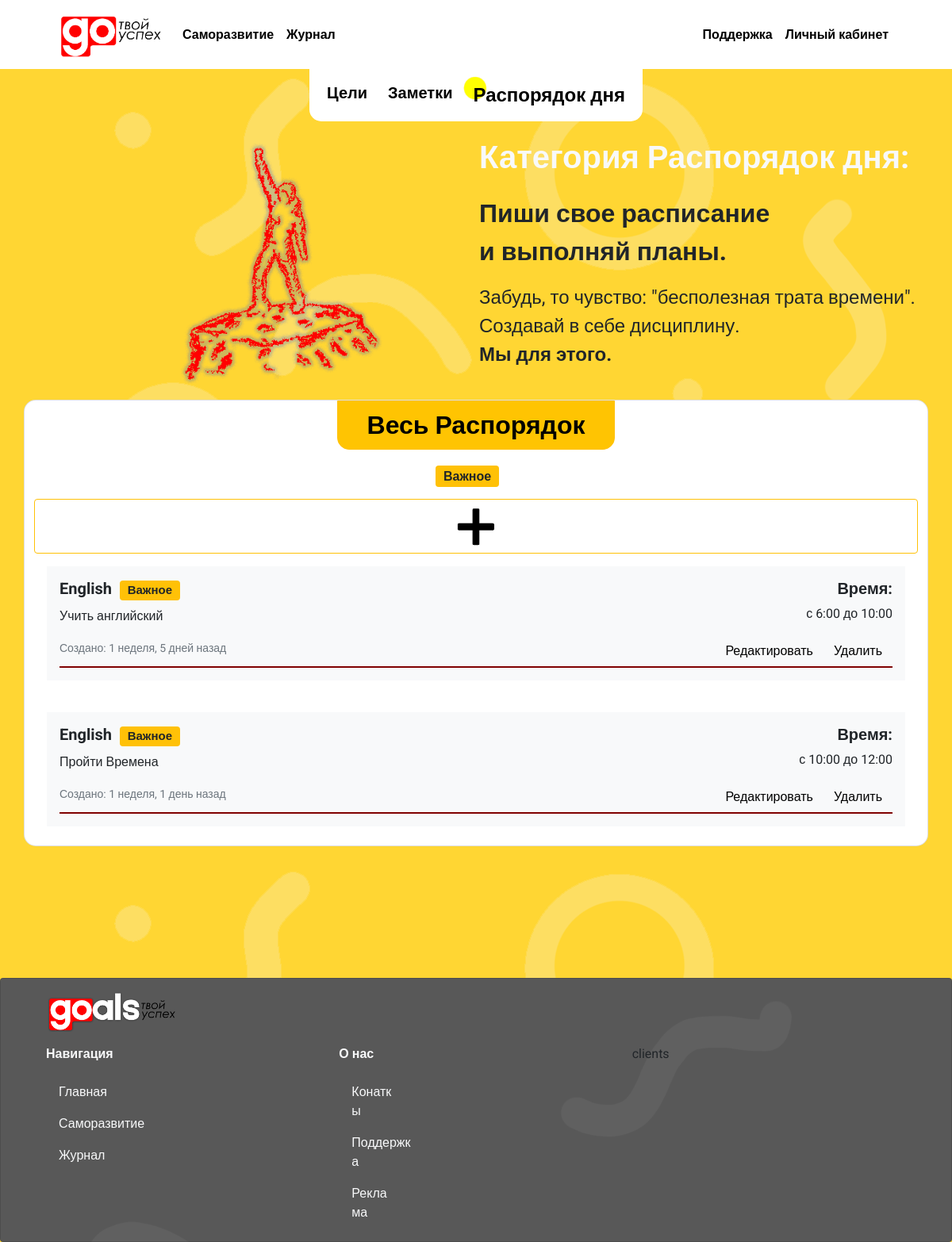
The app's page /development/routine with its own data.
### development/models.py (models this page shows, shortened)
class Category_routine(models.Model):
    title_category_routine=models.CharField(max_length=30, db_index=True, verbose_name='Наименование категории распорядка')
    def get_routine_url(self):
        return reverse('category_routine', kwargs={ "category_routine_id": self.pk })
    def __str__(self):
        return self.title_category_routine
    class Meta:
        verbose_name = 'Категория распорядка'
        verbose_name_plural = 'Категории распорядка'
        ordering = ['title_category_routine']

class Routine(models.Model):
    title_routine=models.CharField(max_length=40, verbose_name='Название пункта')
    text_routine=models.TextField(blank=True, verbose_name='Текст пункта', max_length=300)
    with_routine=models.TimeField(max_length=15,blank=True, verbose_name="С которого время активно")
    before_routine=models.TimeField(max_length=15,blank=True, verbose_name="До которого время активно")
    created_at_routine=models.DateTimeField(auto_now_add=True,verbose_name="Пункт создан")
    category_routine=models.ForeignKey('Category_routine', on_delete=models.PROTECT, null=True, verbose_name='Тема пунтка')
    def get_delete_routine(self):
        return reverse ("deleteroutine", kwargs={"pk": self.pk})
    def get_update_routine(self):
        return reverse ("edit_routine", kwargs={"pk": self.pk})
    class Meta:
        verbose_name = 'Распорядок дня'
        verbose_name_plural = 'Распорядок дня'
        ordering = ['created_at_routine']

### development/views.py (the view)
# urls.py: path('routine', Routine.as_view(), name='routine'),
class Routine(ListView):
    model= Routine
    template_name= 'development/routine/routine.html'
    context_object_name='routine'

### development/templatetags/development_tags.py (called while the page is built)
@register.inclusion_tag('development/routine/list_category_routine.html')
def show_category_routine ():
    category = Category_routine.objects.all()
    return {
        "category": category,
    }

### development/templates/development/routine/routine.html (shortened to what this page needs)
{% extends 'base.html' %}
{% block navbar %}
{% include 'inc/_nav.html' %}
{% include 'inc/development/_bar_development.html' %}
{% endblock %}
{% block topbar %}
<div class="row gx-2 text-start" >
    <div class="col-6">
        <div class ="container text-center">
            <img src="/media/routine.png" alt="" style="width: 100%">
        </div>
    </div>
    <div class="col">
            <p class="fs-1 fw-bold text-light text-start">Категория Распорядок дня:</p>
            <p class="fs-2 fw-bold text-start">Пиши свое расписание <br>и выполняй планы.</p>
            <p class= "fs-4 ">Забудь, то чувство: "бесполезная трата времени".<br>Создавай в себе дисциплину.<br><b>Мы для этого.</b></p>
        </div>
</div>
{% endblock %}
{% block content %}
<div class="row justify-content-start">
        <div class='card mb-3 g-4' style='max-width: 1320px; margin-top:20px; margin-bottom:5px; border-radius: 15px 15px 15px 15px;'>
            <a class="btn btn-outline-warning text-center fs-2 fw-bold text-routine" href="{% url 'routine'%}">Весь Распорядок</a>
            {% include 'inc/development/_category_routine.html' %}
            <div class="row">
                <div class="col">
                    <a class="btn btn-outline-warning" href={% url 'add_routine' %} style="width:100%;">
                        <img src="/media/add_notes.png" alt="" style="width:30%; margin-top: auto; margin-bottom: auto;">
                    </a>
                {% for item in routine %}
                <div class="card-body">
                    <div class="p-3 mb-2 bg-light text-dark">
                                <div class='row g-0' style='border-bottom: 2px solid maroon;'>
                                    <div class='col-md-9'>
                                        <h5 class="card-title"><b>{{item.title_routine}}&nbsp; <span class="badge bg-warning text-dark">{{item.category_routine}}</span></b></h5>
                                        <p class="card-text">{{item.text_routine}}</p>
                                        <p class="card-text"><small class="text-muted">Создано: {{item.created_at_routine|timesince}} назад</small></p>
                                    </div>
                                    <div class='col-md-3 text-end'>
                                        <h5 class="card-title"><b> Время:</b></h5>
                                        <p class="card-text">с {{item.with_routine}} до {{item.before_routine}}</p>
                                        <a href ="{{ item.get_delete_routine }}"type="button" class="btn text-black" style="float: right;">Удалить</a>
                                        <a href="{{item.get_update_routine}}"  class="btn text-black" style="float: right;">Редактировать</a>
                                    </div>
                                </div>
                            </div>
                        </div>
                {% endfor %}
                </div>
            </div>
        </div>
    </div>
{% endblock %}

### templates/base.html (shortened to what this page needs)
{% load static %}
<!doctype html>
<html lang="en">
<head>
        <link rel = "stylesheet" href ="{% static 'bootstrap/css/bootstrap.min.css' %}">
        <link rel = "stylesheet" href ="{% static 'bootstrap/css/style.css' %}">
</head>
<body>
{% block navbar %}{% endblock %}
<div class="container mt-3">
{% block topbar %}{% endblock %}
{% block content %}{% endblock %}
</div>
{% block endbar %}
{% include 'inc/_endbar.html'%}
{% endblock endbar %}
</body>
</html>

### templates/inc/_nav.html
<nav class="navbar1 navbar-expand-lg navbar navbar-light">
    <div class="container-fluid" style="margin-left:60px; margin-right:60px;">
        <a class="navbar-brand" href="#">
            <img src="/media/logo_sm.png" alt="" width="134,3" height="58,3" class="d-inline-block align-text-top">
          </a>
        <div class="collapse navbar-collapse" id="navbarSupportedContent">
            <ul class="navbar-nav me-auto mb-2 mb-lg-0">
                <li class="nav-item"><a class="nav-link fs-6 fw-bold text-black" href="{% url 'development' %}">Саморазвитие</a></li>
                <li class="nav-item"><a class="nav-link fs-6 fw-bold text-black" href="{% url 'journal' %}">Журнал</a></li>
            </ul>
            <ul class="navbar-nav me-auto mb-2 mb-lg-0 w-100 justify-content-end">
                <li class="nav-item"><a class="nav-link fs-6 fw-bold text-black" href="#">Поддержка</a></li>
                <li class="nav-item"><a class="nav-link fs-6 fw-bold text-black" href="#">Личный кабинет</a></li>
            </ul>
        </div>
    </div>
</nav>

### templates/inc/development/_bar_development.html
<nav class="navbar navbar-expand-lg navbar-light bg-white mx-auto" style="width:35%; border-radius: 0px 0px 15px 15px;">
    <div class="mx-auto order-0">
        <div class="collapse navbar-collapse" id="navbarSupportedContent">
            <ul class="navbar-nav me-auto"  style="text-align: center">
                {% if request.path == "/development/goals" %}
                <li class="nav-item"><a class="btn navbar-dark fs-4 fw-bold text-black bar" href="{% url 'goals' %}">Цели</a></li>
                {% else %}
                <li class="nav-item"><a class="btn navbar-dark fs-5 fw-bold text-black " href="{% url 'goals' %}">Цели</a></li>
                {% endif %}
                {% if request.get_full_path == "/development/notes" %}
                <li class="nav-item"><a class="btn navbar-dark fs-4 fw-bold text-black bar" href="{% url 'notes' %}">Заметки</a></li>
                {% else %}
                <li class="nav-item"><a class="btn navbar-dark fs-5 fw-bold text-black" href="{% url 'notes' %}">Заметки</a></li>
                {% endif %}
                {% if request.get_full_path == "/development/routine" %}
                <li class="nav-item"><a class="btn navbar-dark fs-4 fw-bold text-black bar" href="{% url 'routine' %}">Распорядок дня</a></li>
                {% else %}
                <li class="nav-item"><a class="btn navbar-dark fs-5 fw-bold text-black" href="{% url 'routine' %}">Распорядок дня</a></li>
                {% endif %}
            </ul>
        </div>
    </div>
</nav>

### templates/inc/development/_category_routine.html
{% load development_tags %}
{% show_category_routine %}

### development/templates/development/routine/list_category_routine.html
<div class="row" style="margin-left: auto; margin-right:auto; margin-bottom:15px;" >
        <ul class="nav content-center">
            {% for item in category %}
            <li class="nav-item">
                <a href="{{ item.get_routine_url }}" style="margin-right:10px;"><span class="badge bg-warning text-dark fs-6">{{ item.title_category_routine }}</span></a>
            </li>
            {% endfor %}
        </ul>
</div>

### templates/inc/_endbar.html (shortened to what this page needs)
<div class="card cadr">
    <div class="container-xl">
        <div class="card-body">
            <div class="row">
                <div class ="container text-start">
                    <div class="row">
                        <div class="col">
                            <img src="/media/lg.png" alt="" style="width: 15%">
                        </div>
                    </div>
                </div>
            </div>
            <div class="row">
                <div class="col text-sm-start">
                        <ul class="list-group list-group">
                            <p class=" text-light fw-bold">Навигация</p>
                            <a class="nav-link text-light" style="width: 100px" href="#">Главная</a>
                            <a class="nav-link text-light" style="width: 150px" href="{% url 'development' %}">Саморазвитие</a>
                            <a class="nav-link text-light" style="width: 100px%" href="{% url 'journal' %}">Журнал</a>
                        </ul>
                </div>
                <div class="col">
                    <div class="list-group">
                        <p class=" text-light fw-bold">О нас</p>
                        <a class="nav-link text-light" style="width: 25%" href="#">Конаткы</a>
                        <a class="nav-link text-light" style="width: 31%" href="#">Поддержка</a>
                        <a class="nav-link text-light" style="width: 25%" href="#">Реклама</a>
                    </div>
                </div>
                <div class="col">
                    clients
                </div>
            </div>
        </div>
    </div>
</div>

### records on screen
Category_routine: title_category_routine "Важное"
Routine: title_routine "English", category_routine "Важное", text_routine "Учить английский", created_at_routine "1 неделя, 5 дней", with_routine "6:00", before_routine "10:00"
Routine: title_routine "English", category_routine "Важное", text_routine "Пройти Времена", created_at_routine "1 неделя, 1 день", with_routine "10:00", before_routine "12:00"
